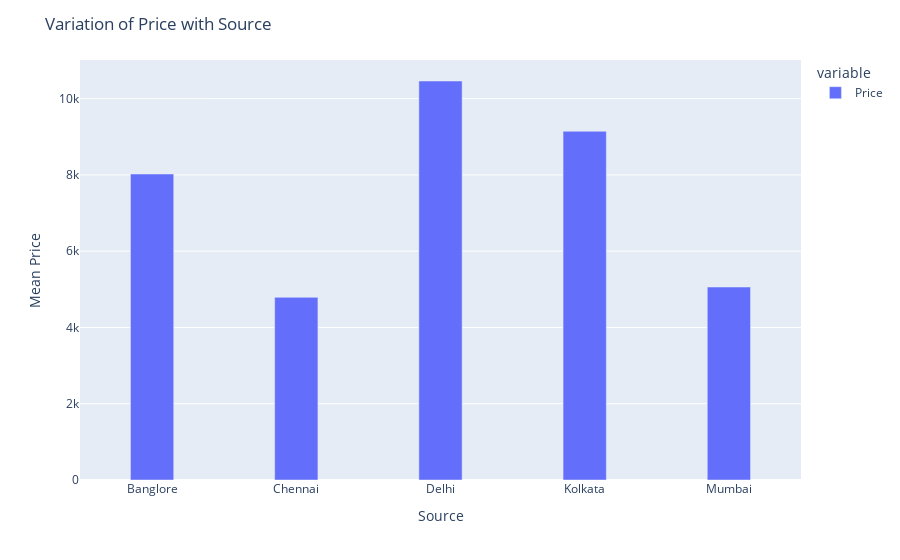

Here is the notebook cell this chart was saved with:
### Code cell
# # How do price changes occur with different origins and destinations?
grouped_data_33=dataset.groupby('Source')['Price'].mean()
grouped_data_33
fig=px.bar(grouped_data_33)
fig.update_layout(title='Variation of Price with Source',yaxis_title='Mean Price',bargap=0.7)

### Figure 1 — Plotly figure (JSON) as saved in the notebook; plotly's stock layout.template omitted (floating-point values rounded to 4 significant figures)
{"data": [{"alignmentgroup": "True", "hovertemplate": "variable=Price<br>Source=%{x}<br>value=%{y}<extra></extra>", "legendgroup": "Price", "marker": {"color": "#636efa", "pattern": {"shape": ""}}, "name": "Price", "offsetgroup": "Price", "orientation": "v", "showlegend": true, "textposition": "auto", "type": "bar", "x": ["Banglore", "Chennai", "Delhi", "Kolkata", "Mumbai"], "xaxis": "x", "y": [8023.0, 4790.0, 10460.0, 9143.0, 5060.0], "yaxis": "y"}], "layout": {"bargap": 0.7, "barmode": "relative", "legend": {"title": {"text": "variable"}, "tracegroupgap": 0}, "margin": {"t": 60}, "title": {"text": "Variation of Price with Source"}, "xaxis": {"anchor": "y", "domain": [0, 1], "title": {"text": "Source"}}, "yaxis": {"anchor": "x", "domain": [0, 1], "title": {"text": "Mean Price"}}}}
